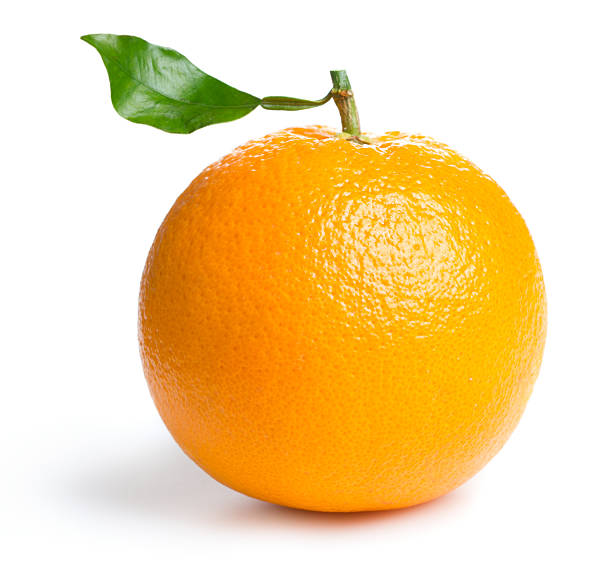
#> input picture Image processing class & notes/Class - 04/Class Materials/orange-1.jpg, 612 x 563 px, found by its file name
$ jupyter execute --allow-errors 'Lecture1 & 2.ipynb'
#> lines starting #> are read from the running program, lines starting #| are printed output that depends on the picture; after the words box and inside, x2 and y2 are one past the last pixel; in counts of white or black regions, pixels touching at a corner belong together
## Image Loading and Showing

### MatplotLib

[cell 1]
import matplotlib.pyplot as plt
image_path = '/content/drive/MyDrive/image_processing_innovative_skills/images/pexels-maxandrey-1366630.jpg'
#> (the rest of this cell did not finish here and is left out)

#> (a cell that did not finish here is left out)

#> (a cell that did not finish here is left out)

#> (a cell that did not finish here is left out)

### OpenCV

[cell 5]
import cv2
from matplotlib import pyplot as plt

# Load an image
image_path = '/content/drive/MyDrive/image_processing_innovative_skills/images/pexels-maxandrey-1366630.jpg'  # Use your image path
image = cv2.imread(image_path) # loading image using openCV

# Display the image
#> (the rest of this cell did not finish here and is left out)

**Why the image looks different?**

OpenCV uses BGR image format. So, when we read an image using cv2. imread() it interprets in BGR format by default.

**OpenCV loads image in BGR and we are plotting RGB Image**

**So we need to convert the BGR to RGB**

#> (a cell that did not finish here is left out)

### PIL

[cell 7]
from PIL import Image
import matplotlib.pyplot as plt

# Load an image
image_path = '/content/drive/MyDrive/image_processing_innovative_skills/images/pexels-maxandrey-1366630.jpg'  # Upload your image to Colab
#> (the rest of this cell did not finish here and is left out)

### Color channel

[cell 8]
import cv2
import matplotlib.pyplot as plt

[cell 9]
image = cv2.imread('/content/drive/MyDrive/image_processing_innovative_skills/images/pexels-maxandrey-1366630.jpg')

#> (the rest of this cell did not finish here and is left out)

[cell 10]
plt.figure(figsize=(6, 10))

plt.subplot(2, 2, 1)
#> (the rest of this cell did not finish here and is left out)

## ColorSpace conversion

[cell 11]
# Matplotlib is usually pre-installed in Colab, but you can install it if needed
# !pip install matplotlib

import matplotlib.pyplot as plt
import numpy as np
import cv2

# Load an image
image_path = '/content/drive/MyDrive/image_processing_innovative_skills/images/pexels-maxandrey-1366630.jpg'  # Upload your image to Colab
image = cv2.imread(image_path)

# Convert BGR to Grayscale
#> (the rest of this cell did not finish here and is left out)

## Image Thresholding (Global)

[cell 12]
import cv2 as cv
import numpy as np
from matplotlib import pyplot as plt

img = cv.imread('/content/drive/MyDrive/image_processing_innovative_skills/images/orange-1.jpg', cv.IMREAD_GRAYSCALE)
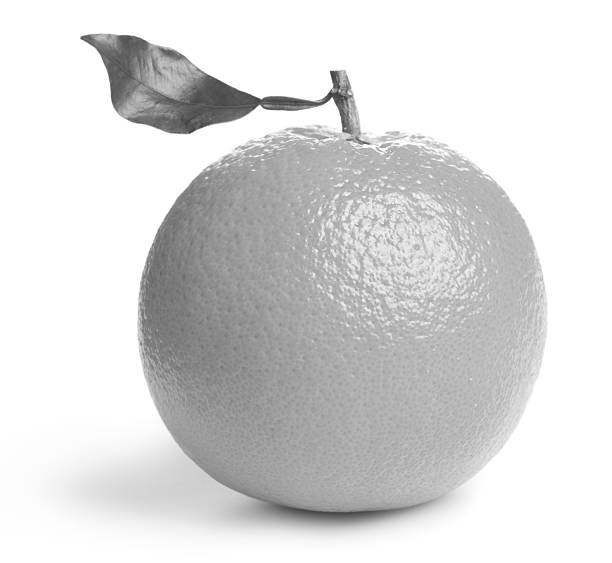
#> img: shape (563, 612); min 52, max 255, mean 217.8

# cv.threshold(gray_img, threshold_val, max_val, threshold_type)

# ret,thresh1 = cv.threshold(img, 190,255, cv.THRESH_BINARY)
ret,thresh1 = cv.threshold(img, 127,255, cv.THRESH_BINARY)
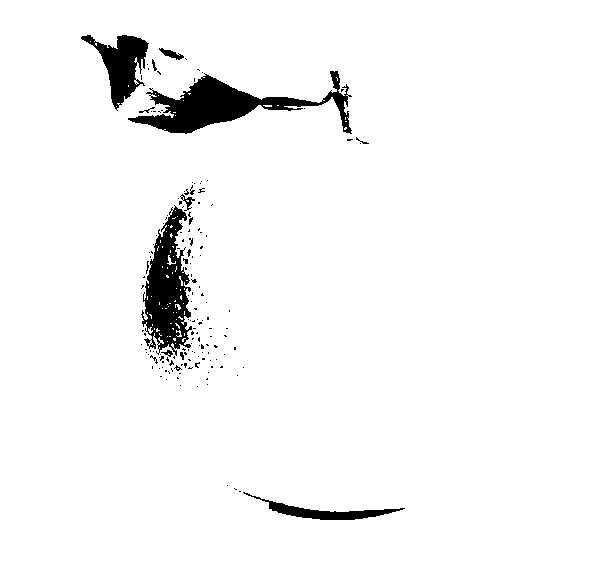
#> thresh1: shape (563, 612); 96.2% white; 157 black regions (144 under 20 px), largest, box (x1, y1, x2, y2) and area: (128, 71, 352, 134) 4880, (141, 205, 192, 356) 4128, (81, 35, 149, 111) 2173
ret,thresh2 = cv.threshold(img, 127,255, cv.THRESH_BINARY_INV)

ret,thresh3 = cv.threshold(img, 127,255, cv.THRESH_TRUNC) # >threshold = threshold; <= unchanged
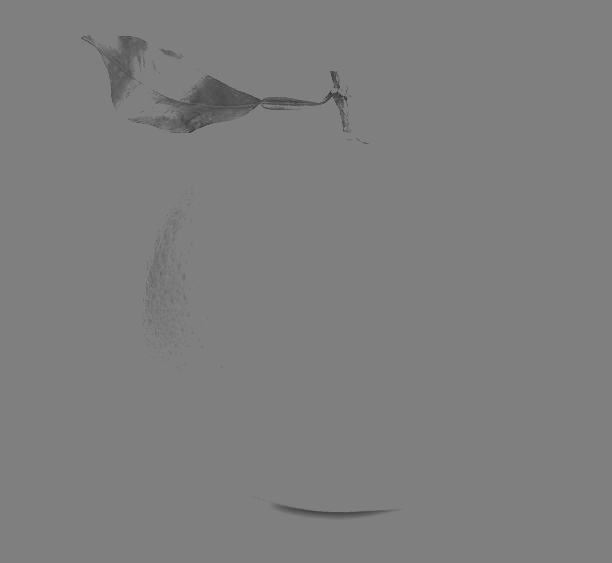
#> thresh3: shape (563, 612); min 52, max 127, mean 126.2
ret,thresh4 = cv.threshold(img, 127,255, cv.THRESH_TOZERO) # >threshold unchanged; <= 0(black);
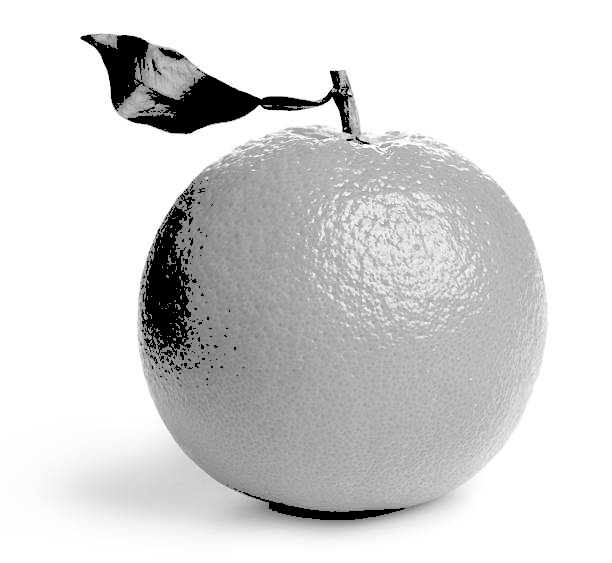
#> thresh4: shape (563, 612); min 0, max 255, mean 213.7
ret,thresh5 = cv.threshold(img, 127,255, cv.THRESH_TOZERO_INV) # >threshold = 0(black); <= unchanged
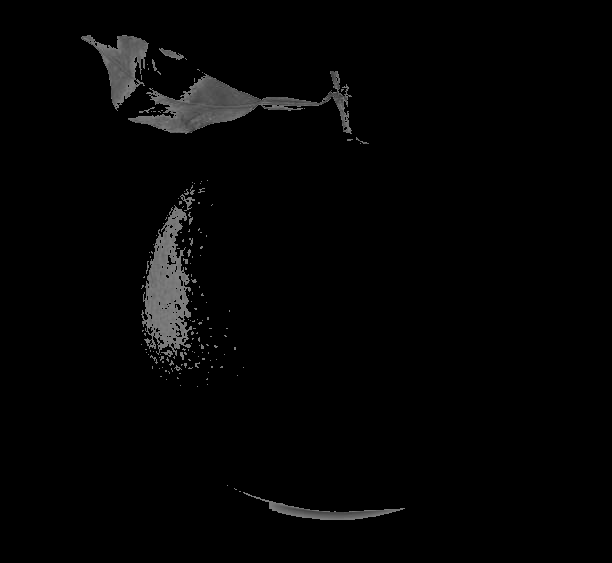
#> thresh5: shape (563, 612); min 0, max 127, mean 4.1

titles = ['Original Image','BINARY','BINARY_INV','TRUNC','TOZERO','TOZERO_INV']
images = [img, thresh1, thresh2, thresh3, thresh4, thresh5]

for i in range(6):
    plt.subplot(2,3,i+1),plt.imshow(images[i],'gray',vmin=0,vmax=255)
    plt.title(titles[i])
    plt.xticks([]),plt.yticks([])

plt.show()
